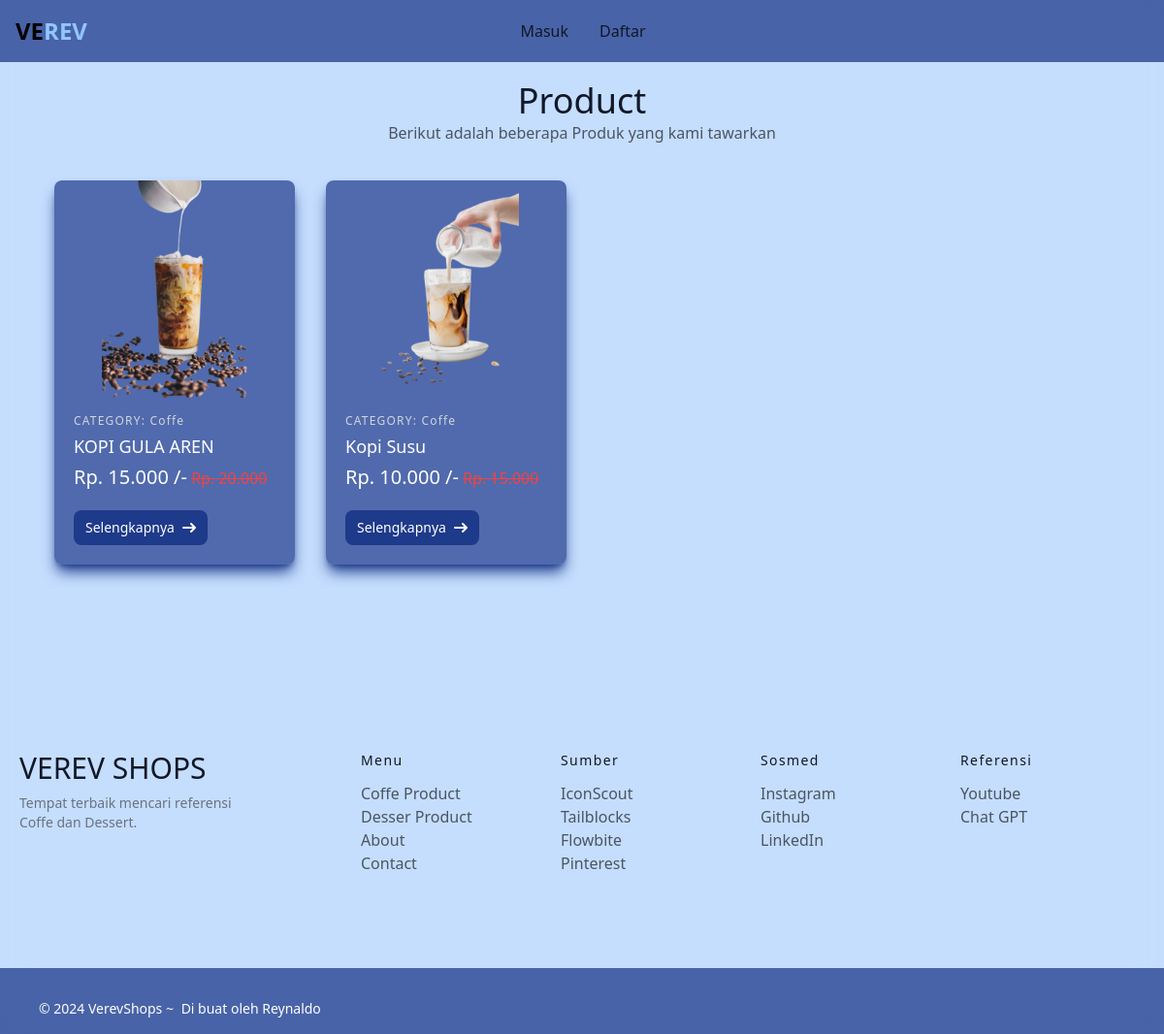
The page /category/CF on the database its author committed.
### verevapp/models.py (models this page shows, shortened)
class Product(models.Model):
    title = models.CharField(max_length=100)
    selling_price = models.FloatField()
    discounted_price = models.FloatField()
    description = models.TextField()
    composition = models. TextField(default='')
    prodapp = models.TextField(default='')
    category = models.CharField(choices=CATEGORY_CHOICES, max_length=2)
    product_image = models.ImageField(upload_to='product')
    def fselling_price(self):
        return "Rp. {:,.3f}".format(self.selling_price).replace(',', '.') #Format biar bisa ada 0 setelah koma
    def fdiscounted_price(self):
        return "Rp. {:,.3f}".format(self.discounted_price).replace(',', '.') #Format biar bisa ada 0 setelah koma

### verevapp/views.py (the view)
# urls.py: path("category/<slug:val>", views.CategoryView.as_view(), name='category'),
class CategoryView(View):
    def get(self, req, val):
        product = Product.objects.filter(category=val)
        title = Product.objects.filter(category=val).values('title')
        return render(req, 'category.html', locals())

### templates/category.html
{% include 'base.html' %}
{% include 'navbar.html' %}
{% load static %}
<section class="text-gray-600 body-font">
  <div class="flex flex-col text-center w-full py-5">
    <h1 class="sm:text-4xl text-3xl font-medium title-font text-gray-900">
      Product
    </h1>
    <p class="lg:w-2/3 leading-relaxed text-base mx-5 lg:mx-auto">
      Berikut adalah beberapa Produk yang kami tawarkan
    </p>
  </div>
  <div class="container mx-auto max-w-screen-xl px-9 md:px-10">
    <div class="flex flex-wrap">
      {% for prod in product %}
      <div class="lg:w-1/4 md:w-1/2 p-4 w-full">
        <div class="shadow-lg shadow-blue-900 bg-blue-900 bg-opacity-70 px-5 rounded-lg">
          <a class="block relative rounded overflow-hidden">
            <img
              alt="ecommerce"
              class="object-contain w-52 h-56"
              src="{{ prod.product_image.url }}"
            />
          </a>
          <div class="mt-4">
            <h3 class="text-gray-300 text-xs tracking-widest title-font mb-1">
              CATEGORY: {{ prod.get_category_display }}
            </h3>
            <h2 class="text-white title-font text-lg font-medium">
              {{ prod.title }}
            </h2>
            <p class="mt-1">
              <span class="text-white text-xl"
                >{{ prod.fdiscounted_price }} /-</span
              >
              <span class="line-through text-red-500"
                >{{ prod.fselling_price }}</span
              >
            </p>
            <a
              href="{% url 'proddetail' prod.id %}"
              class="inline-flex items-center px-3 py-2 text-sm font-medium text-center text-white bg-blue-00 rounded-lg bg-blue-900 hover:bg-blue-800 focus:ring-4 focus:outline-none focus:ring-blue-300 my-5 mx-10 md:mx-0"
            >
              Selengkapnya<svg
                class="rtl:rotate-180 w-3.5 h-3.5 ms-2"
                aria-hidden="true"
                xmlns="http://www.w3.org/2000/svg"
                fill="none"
                viewBox="0 0 14 10"
              >
                <path
                  stroke="currentColor"
                  stroke-linecap="round"
                  stroke-linejoin="round"
                  stroke-width="2"
                  d="M1 5h12m0 0L9 1m4 4L9 9"
                />
              </svg>
            </a>
          </div>
        </div>
      </div>
      {% endfor %}
    </div>
  </div>
</section>
{% include "footer.html" %}

### rows shown on the page
Product: product_image (picture), category "Coffe", title "KOPI GULA AREN", fdiscounted_price "Rp. 15.000"
Product: product_image (picture), category "Coffe", title "Kopi Susu", fdiscounted_price "Rp. 10.000"
